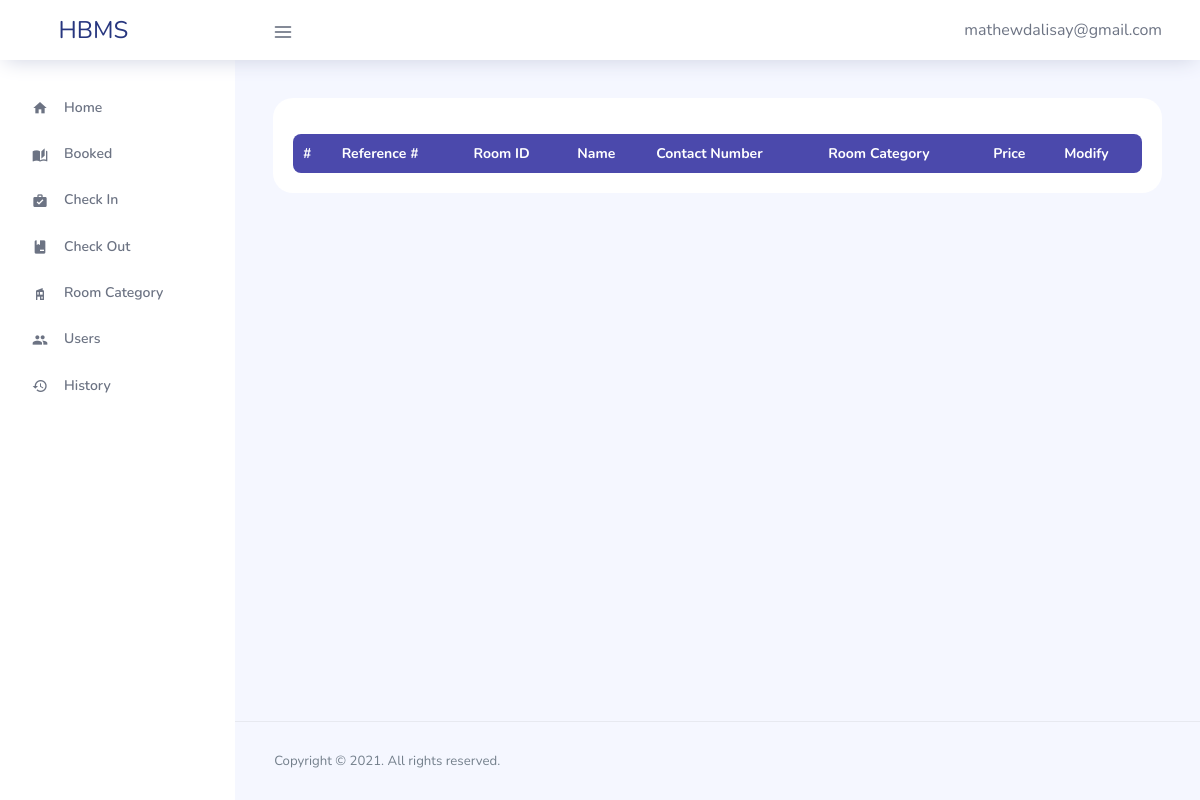
The page /admin/check-in.php (signed in) on the database as committed earlier.
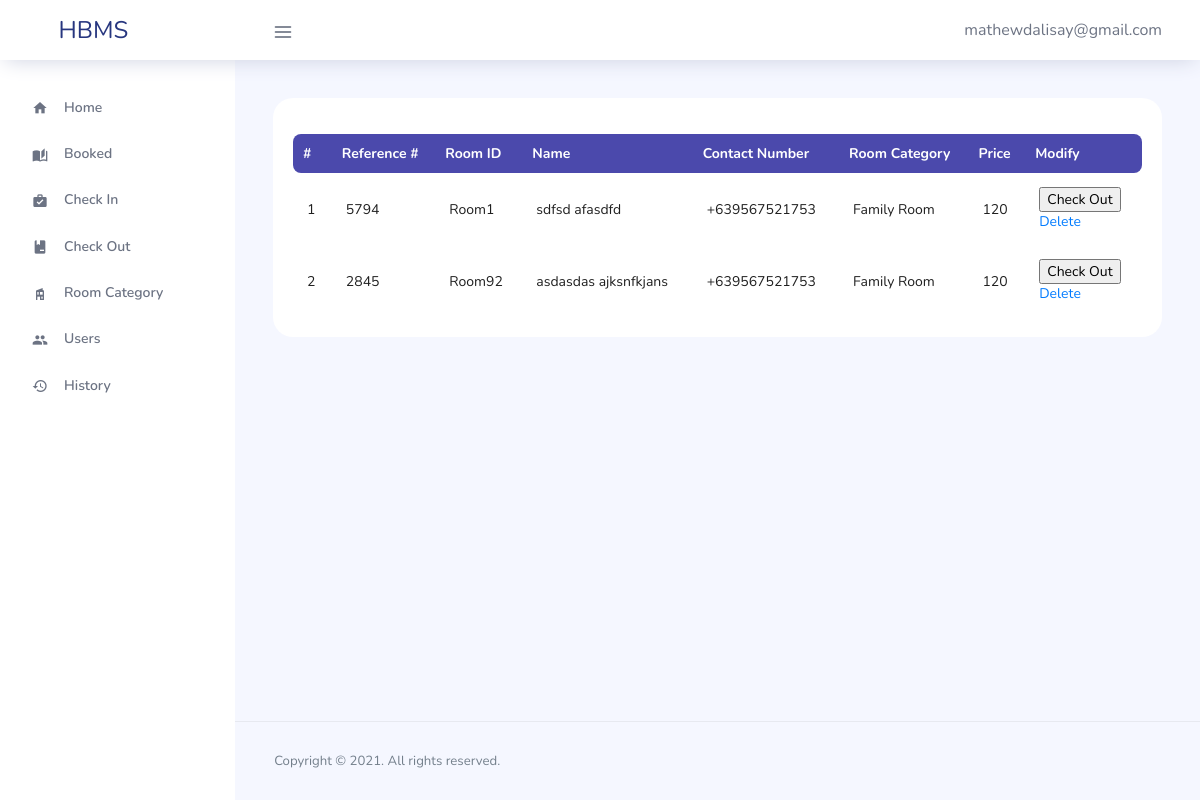
The same page on the database as committed later.
### tables this page shows
CREATE TABLE `booked` (
  `id` int(11) NOT NULL,
  `reference_number` int(50) NOT NULL,
  `room_id` varchar(50) NOT NULL,
  `room_category_id` int(11) NOT NULL,
  `name` varchar(50) NOT NULL,
  `contact_number` varchar(50) NOT NULL,
  `email` varchar(150) NOT NULL,
  `price` varchar(50) NOT NULL,
  `payment` varchar(50) NOT NULL,
  `date_in` date NOT NULL,
  `date_out` date NOT NULL,
  `status` int(11) NOT NULL,
  `date_created` date NOT NULL,
  `date_updated` date NOT NULL
);

### admin/check-in.php (the view, shortened to what the changed rows need)
<?php
include('../connection.php');
?>
<!DOCTYPE html>
<html lang="en">
<head>
  <link rel="stylesheet" href="../src/plugins/template/vendors/feather/feather.css">
  <link rel="stylesheet" href="../src/plugins/template/vendors/ti-icons/css/themify-icons.css">
  <link rel="stylesheet" href="../src/plugins/template/vendors/css/vendor.bundle.base.css">
  <link rel="stylesheet" href="../src/plugins/template/vendors/datatables.net-bs4/dataTables.bootstrap4.css">
  <link rel="stylesheet" href="../src/plugins/template/vendors/ti-icons/css/themify-icons.css">
  <link rel="stylesheet" href="../src/plugins/template/vendors/mdi/css/materialdesignicons.min.css">
  <link rel="stylesheet" type="text/css" href="../src/plugins/template/js/select.dataTables.min.css">
  <link rel="stylesheet" href="../src/plugins/template/css/vertical-layout-light/style.css">
  <link rel="stylesheet" href="../src/plugins/template/css/vertical-layout-light/style.css">
</head>
<body>
  <div class="container-scroller">
    <div class="container-fluid page-body-wrapper">
      <div class="main-panel">
        <div class="content-wrapper">
          <div class="row">
            <div class="col-md-12 grid-margin streach-card">
                <div class="card position-relative">
                    <div class="card-body">
                        <div class="row justify-content-end">
                            <div class="col-lg-12">
                                <div class="table-responsive">
                                    <table id="data" class="display expandable-table" style="width:100%">
                                        <thead>
                                            <tr>
                                                <th>#</th>
                                                <th scope="col">Reference #</th>
                                                <th scope="col">Room ID</th>
                                                <th scope="col">Name</th>
                                                <th scope="col">Contact Number</th>
                                                <th>Room Category</th>
                                                <th>Price</th>
                                                <th>Modify</th>
                                            </tr>
                                        </thead>
                                        <tbody>
                                            <?php
                                                $sql = "SELECT * FROM booked WHERE status = '1'";
                                                $run = mysqli_query($conn,$sql);
                                                if(mysqli_num_rows($run) > 0){
                                                    $count = 0;
                                                    foreach($run as $row){
                                                        $count++;
                                                        ?>
                                                            <tr>
                                                                <td><?php echo $count?></td>
                                                                <td><?php echo $row['reference_number']?></td>
                                                                <td><?php echo $row['room_id']?></td>
                                                                <td><?php echo $row['name']?></td>
                                                                <td><?php echo $row['contact_number']?></td>
                                                                <td>
                                                                    <?php
                                                                        if($row['room_category_id'] == '1'){
                                                                            echo "Family Room";
                                                                        }elseif($row['room_category_id'] == '2'){
                                                                            echo "Deluxe Room";
                                                                        }elseif($row['room_category_id'] == '3'){
                                                                            echo "Single Room";
                                                                        }elseif($row['room_category_id'] == '4'){
                                                                            echo "Twin Room";
                                                                        }
                                                                    ?>
                                                                </td>
                                                                <td><?php echo $row['price']; ?></td>
                                                                <td>
                                                                    <form action="" method="POST">
                                                                        <input type="submit" name="check_out" value="Check Out">
                                                                    </form>
                                                                    <a href="delete-check-in.php?id=<?php echo $row['id']?>">Delete</a>
                                                                </td>
                                                            </tr>
                                                        <?php
                                                    }
                                                }
                                            ?>
                                        </tbody>
                                    </table>
                                </div>
                            </div>
                        </div>
                    </div>
                </div>
            </div>
          </div>
        </div>
      </div>
    </div>
  </div>
</body>
</html>

Rows that differ between the two databases and show on the page:
added booked: reference_number "5794", room "Room1", name "sdfsd afasdfd", contact_number "+639567521753", shows "Family Room", price "120"
added booked: reference_number "2845", room "Room92", name "asdasdas ajksnfkjans", contact_number "+639567521753", shows "Family Room", price "120"
